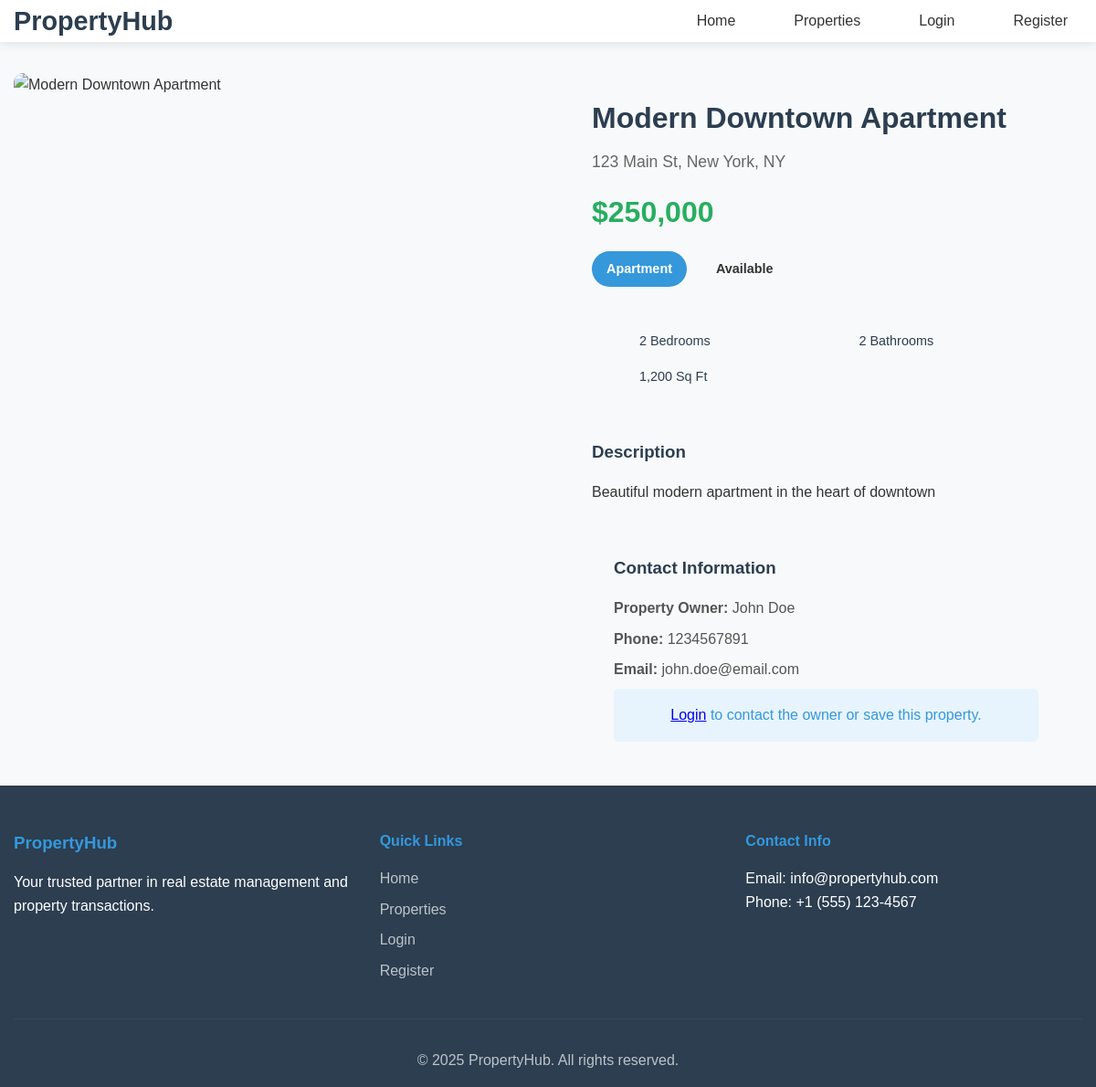
Page /propertyhub/views/properties/view.php?id=1 on the committed database.
### tables this page shows
CREATE TABLE `properties` (
  `id` int(11) NOT NULL,
  `title` varchar(255) NOT NULL,
  `description` text DEFAULT NULL,
  `type` enum('apartment','house','condo','commercial','land') NOT NULL,
  `price` decimal(12,2) NOT NULL,
  `address` text NOT NULL,
  `city` varchar(100) NOT NULL,
  `state` varchar(100) NOT NULL,
  `zip_code` varchar(20) NOT NULL,
  `bedrooms` int(11) DEFAULT NULL,
  `bathrooms` int(11) DEFAULT NULL,
  `area_sqft` int(11) DEFAULT NULL,
  `status` enum('available','rented','sold','maintenance') DEFAULT 'available',
  `owner_id` int(11) DEFAULT NULL,
  `manager_id` int(11) DEFAULT NULL,
  `featured` tinyint(1) DEFAULT 0,
  `created_at` timestamp NOT NULL DEFAULT current_timestamp(),
  `updated_at` timestamp NOT NULL DEFAULT current_timestamp() ON UPDATE current_timestamp()
);

CREATE TABLE `users` (
  `id` int(11) NOT NULL,
  `username` varchar(50) NOT NULL,
  `email` varchar(100) NOT NULL,
  `password` varchar(255) NOT NULL,
  `first_name` varchar(50) NOT NULL,
  `last_name` varchar(50) NOT NULL,
  `phone` varchar(20) DEFAULT NULL,
  `user_type` enum('admin','property_manager','landlord','tenant','buyer','seller') NOT NULL,
  `profile_image` varchar(255) DEFAULT NULL,
  `created_at` timestamp NOT NULL DEFAULT current_timestamp(),
  `updated_at` timestamp NOT NULL DEFAULT current_timestamp() ON UPDATE current_timestamp()
);

### propertyhub/config.php (called while the page is built, shortened)
<?php
require_once ROOT_DIR . '/propertyhub/core/Database.php';
function asset_url($path) {
    return BASE_URL . 'assets/' . ltrim($path, '/');
}
function view_url($path) {
    return BASE_URL . 'views/' . ltrim($path, '/');
}
function is_logged_in() {
    return isset($_SESSION['user_id']);
}
?>

### propertyhub/core/database.php (called while the page is built, shortened)
<?php
class Database {
    private $pdo;
    private static $instance = null;
    private function __construct() {
        try {
            $dsn = "mysql:host=" . DB_HOST . ";dbname=" . DB_NAME . ";charset=" . DB_CHARSET;
            $this->pdo = new PDO($dsn, DB_USER, DB_PASS);
            $this->pdo->setAttribute(PDO::ATTR_ERRMODE, PDO::ERRMODE_EXCEPTION);
            $this->pdo->setAttribute(PDO::ATTR_DEFAULT_FETCH_MODE, PDO::FETCH_ASSOC);
            $this->pdo->setAttribute(PDO::ATTR_EMULATE_PREPARES, false);
        } catch(PDOException $e) {
            throw new Exception("Database connection failed: " . $e->getMessage());
        }
    }
    public static function getInstance() {
        if (self::$instance === null) {
            self::$instance = new self();
        }
        return self::$instance;
    }
    public function query($sql, $params = []) {
        try {
            $stmt = $this->pdo->prepare($sql);
            $stmt->execute($params);
            return $stmt;
        } catch(PDOException $e) {
            error_log("Database error: " . $e->getMessage());
            return false;
        }
    }
}
?>

### propertyhub/models/property.php (called while the page is built, shortened)
<?php
class Property {
    private $db;
    public function __construct() {
        $this->db = Database::getInstance();
    }
    public function getById($id) {
        $sql = "SELECT p.*, u.first_name as owner_first_name, u.last_name as owner_last_name,
                u.phone as owner_phone, u.email as owner_email
                FROM properties p
                LEFT JOIN users u ON p.owner_id = u.id
                WHERE p.id = ?";
        $stmt = $this->db->query($sql, [$id]);
        return $stmt ? $stmt->fetch() : false;
    }
    public function getPropertyOwner($propertyId) {
        $sql = "SELECT u.* FROM users u
                INNER JOIN properties p ON u.id = p.owner_id
                WHERE p.id = ?";
        $stmt = $this->db->query($sql, [$propertyId]);
        return $stmt ? $stmt->fetch() : false;
    }
}
?>

### propertyhub/views/properties/view.php (the view, shortened to what this page needs)
<?php
require_once '../../config.php';
require_once '../../models/Property.php';
$propertyModel = new Property();
$property = $propertyModel->getById($_GET['id']);
$propertyImages = $propertyModel->getImages($property['id']);
$primaryImage = !empty($propertyImages) ? $propertyImages[0]['image_url'] : asset_url('images/default-property.jpg');
$owner = $propertyModel->getPropertyOwner($property['id']);
include '../includes/header.php';
?>
<div class="container">
    <div class="property-detail">
        <div class="property-gallery">
            <div class="main-image">
                <img src="<?php echo $primaryImage; ?>" alt="<?php echo htmlspecialchars($property['title']); ?>" id="mainImage">
            </div>
        </div>
        <div class="property-info">
            <h1><?php echo htmlspecialchars($property['title']); ?></h1>
            <p class="property-address">
                <?php echo htmlspecialchars($property['address'] . ', ' . $property['city'] . ', ' . $property['state']); ?>
            </p>
            <div class="property-price">$<?php echo number_format($property['price']); ?></div>
            <div class="property-badges">
                <span class="property-type"><?php echo ucfirst($property['type']); ?></span>
                <span class="property-status status-<?php echo $property['status']; ?>">
                    <?php echo ucfirst($property['status']); ?>
                </span>
            </div>
            <div class="property-features">
                <div class="feature">
                    <span><?php echo $property['bedrooms']; ?> Bedrooms</span>
                </div>
                <div class="feature">
                    <span><?php echo $property['bathrooms']; ?> Bathrooms</span>
                </div>
                <div class="feature">
                    <span><?php echo number_format($property['area_sqft']); ?> Sq Ft</span>
                </div>
            </div>
            <div class="property-description">
                <h3>Description</h3>
                <p><?php echo nl2br(htmlspecialchars($property['description'])); ?></p>
            </div>
            <div class="contact-section">
                <h3>Contact Information</h3>
                <?php if ($owner): ?>
                <div class="contact-info">
                    <p><strong>Property Owner:</strong> <?php echo htmlspecialchars($owner['first_name'] . ' ' . $owner['last_name']); ?></p>
                    <p><strong>Phone:</strong> <?php echo htmlspecialchars($owner['phone']); ?></p>
                    <p><strong>Email:</strong> <?php echo htmlspecialchars($owner['email']); ?></p>
                </div>
                <?php endif; ?>
                <?php if (is_logged_in()): ?>
                <div class="contact-actions">
                    <a href="<?php echo view_url('messages/compose.php?to=' . $owner['id'] . '&property=' . $property['id']); ?>" class="btn-primary">
                        <i class="fas fa-envelope"></i> Send Message
                    </a>
                    <button class="btn-secondary favorite-btn" data-property-id="<?php echo $property['id']; ?>">
                        <i class="far fa-heart"></i> Add to Favorites
                    </button>
                </div>
                <?php else: ?>
                <div class="login-prompt">
                    <p><a href="<?php echo view_url('login.php'); ?>">Login</a> to contact the owner or save this property.</p>
                </div>
                <?php endif; ?>
            </div>
        </div>
    </div>
</div>
<?php include '../includes/footer.php'; ?>

### propertyhub/assets/css/style.css (style rules this page uses)
* { margin: 0; padding: 0; box-sizing: border-box; }
body { font-family: 'Arial', sans-serif; line-height: 1.6; color: #333; background-color: #f8f9fa; }
.container { max-width: 1200px; margin: 0 auto; padding: 0 20px; }
.property-info { padding: 1.5rem; }
.property-info h3 { color: #2c3e50; margin-bottom: 0.5rem; }
.property-address { color: #666; margin-bottom: 1rem; }
.property-price { font-size: 1.5rem; font-weight: bold; color: #27ae60; margin-bottom: 1rem; }
.property-features { display: flex; gap: 1rem; margin-bottom: 1rem; }
.feature { display: flex; align-items: center; gap: 0.5rem; color: #666; font-size: 0.9rem; }

### propertyhub/assets/css/responsive.css (style rules this page uses)
@media (max-width: 1200px) { .container { padding: 0 15px; } }

### propertyhub/views/properties/view.php (style rules this page uses)
.property-detail { display: grid; grid-template-columns: 1fr 1fr; gap: 3rem; margin-top: 2rem; }
.property-gallery { display: flex; flex-direction: column; gap: 1rem; }
.main-image { width: 100%; height: 400px; border-radius: 10px; overflow: hidden; }
.main-image img { width: 100%; height: 100%; object-fit: cover; }
.property-info h1 { color: #2c3e50; margin-bottom: 0.5rem; }
.property-address { color: #666; margin-bottom: 1rem; font-size: 1.1rem; }
.property-price { font-size: 2rem; font-weight: bold; color: #27ae60; margin-bottom: 1rem; }
.property-badges { display: flex; gap: 1rem; margin-bottom: 1.5rem; }
.property-type, .property-status { padding: 0.5rem 1rem; border-radius: 20px; font-weight: bold; font-size: 0.9rem; }
.property-type { background: #3498db; color: white; }
.property-features { display: grid; grid-template-columns: repeat(auto-fit, minmax(150px, 1fr)); gap: 1rem; margin-bottom: 2rem; padding: 1.5rem; background: #f8f9fa; border-radius: 10px; }
.feature { display: flex; align-items: center; gap: 0.5rem; color: #2c3e50; font-weight: 500; }
.property-description { margin-bottom: 2rem; }
.property-description h3 { color: #2c3e50; margin-bottom: 1rem; }
.contact-section { background: #f8f9fa; padding: 1.5rem; border-radius: 10px; }
.contact-section h3 { color: #2c3e50; margin-bottom: 1rem; }
.contact-info p { margin: 0.5rem 0; color: #555; }
.login-prompt { text-align: center; padding: 1rem; background: #e8f4fd; border-radius: 5px; color: #3498db; }

### rows in the picture
properties: title "Modern Downtown Apartment", address+city+state "123 Main St, New York, NY", price "250,000", type "Apartment", status "Available", bedrooms "2", bathrooms "2", area_sqft "1,200", description "Beautiful modern apartment in the heart of downtown"
users: first_name+last_name "John Doe", phone "1234567891", email "john.doe@email.com"
